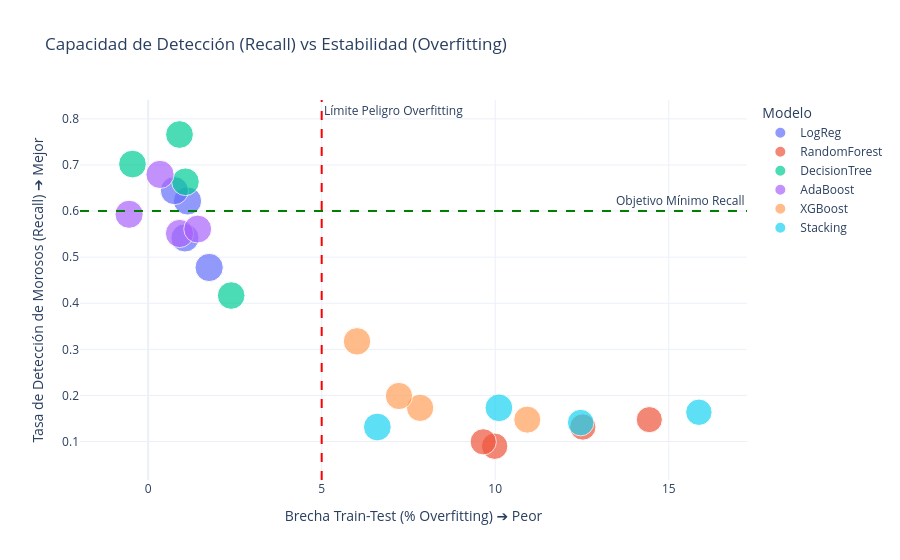

Notebook cell for this chart:
### Markdown cell above
Muestra en el eje Y cuánto acierta el modelo (Recall) y en el eje X cuánto "overfitting" tiene (el GAP).

Lo ideal es estar arriba a la izquierda (Mucho acierto, cero overfitting).

Verás a los modelos de Stacking y XGBoost perdidos por la derecha (mucho overfitting).

### Code cell
# GRÁFICO 1: RECALL vs OVERFITTING GAP
df_resultados['Config'] = df_resultados['Modelo'] + " | SMOTE:" + df_resultados['SMOTE'].astype(str) + " | PCA:" + df_resultados['PCA'].astype(str)

fig1 = px.scatter(
    df_resultados, 
    x="Overfitting_Gap_Pct", 
    y="Recall_1", 
    color="Modelo", 
    size="ROC_AUC", 
    hover_name="Config",
    hover_data={
        "Modelo": False,
        "Recall_1": ':.3f',
        "Overfitting_Gap_Pct": ':.2f',
        "ROC_AUC": ':.3f',
        "Threshold": ':.3f'
    },
    title="Capacidad de Detección (Recall) vs Estabilidad (Overfitting)",
    labels={
        "Overfitting_Gap_Pct": "Brecha Train-Test (% Overfitting) ➔ Peor",
        "Recall_1": "Tasa de Detección de Morosos (Recall) ➔ Mejor"
    },
    template="plotly_white"
)

# Añadimos líneas de referencia (Lo ideal es estar en el cuadrante superior izquierdo)
fig1.add_vline(x=5, line_width=2, line_dash="dash", line_color="red", annotation_text="Límite Peligro Overfitting")
fig1.add_hline(y=0.60, line_width=2, line_dash="dash", line_color="green", annotation_text="Objetivo Mínimo Recall")

fig1.show()

### Figure 1 — Plotly figure (JSON) as saved in the notebook; plotly's stock layout.template omitted (floating-point values rounded to 4 significant figures)
{"data": [{"customdata": [["LogReg", 0.6123, 0.5399], ["LogReg", 0.6086, 0.5208], ["LogReg", 0.6079, 0.4964], ["LogReg", 0.607, 0.4817]], "hovertemplate": "<b>%{hovertext}</b><br><br>Brecha Train-Test (% Overfitting) ➔ Peor=%{x:.2f}<br>Tasa de Detección de Morosos (Recall) ➔ Mejor=%{y:.3f}<br>ROC_AUC=%{customdata[1]:.3f}<br>Threshold=%{customdata[2]:.3f}<extra></extra>", "hovertext": ["LogReg | SMOTE:False | PCA:False", "LogReg | SMOTE:True | PCA:False", "LogReg | SMOTE:False | PCA:True", "LogReg | SMOTE:True | PCA:True"], "legendgroup": "LogReg", "marker": {"color": "#636efa", "size": [0.6123, 0.6086, 0.6079, 0.607], "sizemode": "area", "sizeref": 0.001534, "symbol": "circle"}, "mode": "markers", "name": "LogReg", "orientation": "v", "showlegend": true, "type": "scatter", "x": [1.758, 1.062, 1.135, 0.7567], "xaxis": "x", "y": [0.4776, 0.5417, 0.6218, 0.6442], "yaxis": "y"}, {"customdata": [["RandomForest", 0.5356, 0.5696], ["RandomForest", 0.5331, 0.4007], ["RandomForest", 0.5268, 0.5701], ["RandomForest", 0.5244, 0.4646]], "hovertemplate": "<b>%{hovertext}</b><br><br>Brecha Train-Test (% Overfitting) ➔ Peor=%{x:.2f}<br>Tasa de Detección de Morosos (Recall) ➔ Mejor=%{y:.3f}<br>ROC_AUC=%{customdata[1]:.3f}<br>Threshold=%{customdata[2]:.3f}<extra></extra>", "hovertext": ["RandomForest | SMOTE:False | PCA:False", "RandomForest | SMOTE:True | PCA:False", "RandomForest | SMOTE:False | PCA:True", "RandomForest | SMOTE:True | PCA:True"], "legendgroup": "RandomForest", "marker": {"color": "#EF553B", "size": [0.5356, 0.5331, 0.5268, 0.5244], "sizemode": "area", "sizeref": 0.001534, "symbol": "circle"}, "mode": "markers", "name": "RandomForest", "orientation": "v", "showlegend": true, "type": "scatter", "x": [9.984, 12.52, 9.655, 14.44], "xaxis": "x", "y": [0.08974, 0.1314, 0.09936, 0.1474], "yaxis": "y"}, {"customdata": [["DecisionTree", 0.5847, 0.5584], ["DecisionTree", 0.5892, 0.4214], ["DecisionTree", 0.5907, 0.5368], ["DecisionTree", 0.5875, 0.4903]], "hovertemplate": "<b>%{hovertext}</b><br><br>Brecha Train-Test (% Overfitting) ➔ Peor=%{x:.2f}<br>Tasa de Detección de Morosos (Recall) ➔ Mejor=%{y:.3f}<br>ROC_AUC=%{customdata[1]:.3f}<br>Threshold=%{customdata[2]:.3f}<extra></extra>", "hovertext": ["DecisionTree | SMOTE:False | PCA:False", "DecisionTree | SMOTE:True | PCA:False", "DecisionTree | SMOTE:False | PCA:True", "DecisionTree | SMOTE:True | PCA:True"], "legendgroup": "DecisionTree", "marker": {"color": "#00cc96", "size": [0.5847, 0.5892, 0.5907, 0.5875], "sizemode": "area", "sizeref": 0.001534, "symbol": "circle"}, "mode": "markers", "name": "DecisionTree", "orientation": "v", "showlegend": true, "type": "scatter", "x": [2.392, -0.4516, 0.9032, 1.074], "xaxis": "x", "y": [0.4167, 0.7019, 0.766, 0.6635], "yaxis": "y"}, {"customdata": [["AdaBoost", 0.6135, 0.2835], ["AdaBoost", 0.5978, 0.4784], ["AdaBoost", 0.6104, 0.2895], ["AdaBoost", 0.6078, 0.4949]], "hovertemplate": "<b>%{hovertext}</b><br><br>Brecha Train-Test (% Overfitting) ➔ Peor=%{x:.2f}<br>Tasa de Detección de Morosos (Recall) ➔ Mejor=%{y:.3f}<br>ROC_AUC=%{customdata[1]:.3f}<br>Threshold=%{customdata[2]:.3f}<extra></extra>", "hovertext": ["AdaBoost | SMOTE:False | PCA:False", "AdaBoost | SMOTE:True | PCA:False", "AdaBoost | SMOTE:False | PCA:True", "AdaBoost | SMOTE:True | PCA:True"], "legendgroup": "AdaBoost", "marker": {"color": "#ab63fa", "size": [0.6135, 0.5978, 0.6104, 0.6078], "sizemode": "area", "sizeref": 0.001534, "symbol": "circle"}, "mode": "markers", "name": "AdaBoost", "orientation": "v", "showlegend": true, "type": "scatter", "x": [0.9032, 1.428, 0.3418, -0.5492], "xaxis": "x", "y": [0.5513, 0.5609, 0.6795, 0.5929], "yaxis": "y"}, {"customdata": [["XGBoost", 0.5744, 0.1984], ["XGBoost", 0.5713, 0.278], ["XGBoost", 0.5628, 0.2501], ["XGBoost", 0.5815, 0.5396]], "hovertemplate": "<b>%{hovertext}</b><br><br>Brecha Train-Test (% Overfitting) ➔ Peor=%{x:.2f}<br>Tasa de Detección de Morosos (Recall) ➔ Mejor=%{y:.3f}<br>ROC_AUC=%{customdata[1]:.3f}<br>Threshold=%{customdata[2]:.3f}<extra></extra>", "hovertext": ["XGBoost | SMOTE:False | PCA:False", "XGBoost | SMOTE:True | PCA:False", "XGBoost | SMOTE:False | PCA:True", "XGBoost | SMOTE:True | PCA:True"], "legendgroup": "XGBoost", "marker": {"color": "#FFA15A", "size": [0.5744, 0.5713, 0.5628, 0.5815], "sizemode": "area", "sizeref": 0.001534, "symbol": "circle"}, "mode": "markers", "name": "XGBoost", "orientation": "v", "showlegend": true, "type": "scatter", "x": [7.836, 7.226, 10.92, 6.017], "xaxis": "x", "y": [0.1731, 0.1987, 0.1474, 0.3173], "yaxis": "y"}, {"customdata": [["Stacking", 0.5915, 0.1614], ["Stacking", 0.5427, 0.3994], ["Stacking", 0.5913, 0.1368], ["Stacking", 0.5366, 0.4218]], "hovertemplate": "<b>%{hovertext}</b><br><br>Brecha Train-Test (% Overfitting) ➔ Peor=%{x:.2f}<br>Tasa de Detección de Morosos (Recall) ➔ Mejor=%{y:.3f}<br>ROC_AUC=%{customdata[1]:.3f}<br>Threshold=%{customdata[2]:.3f}<extra></extra>", "hovertext": ["Stacking | SMOTE:False | PCA:False", "Stacking | SMOTE:True | PCA:False", "Stacking | SMOTE:False | PCA:True", "Stacking | SMOTE:True | PCA:True"], "legendgroup": "Stacking", "marker": {"color": "#19d3f3", "size": [0.5915, 0.5427, 0.5913, 0.5366], "sizemode": "area", "sizeref": 0.001534, "symbol": "circle"}, "mode": "markers", "name": "Stacking", "orientation": "v", "showlegend": true, "type": "scatter", "x": [6.603, 12.46, 10.11, 15.87], "xaxis": "x", "y": [0.1314, 0.141, 0.1731, 0.1635], "yaxis": "y"}], "layout": {"annotations": [{"showarrow": false, "text": "Límite Peligro Overfitting", "x": 5, "xanchor": "left", "xref": "x", "y": 1, "yanchor": "top", "yref": "y domain"}, {"showarrow": false, "text": "Objetivo Mínimo Recall", "x": 1, "xanchor": "right", "xref": "x domain", "y": 0.6, "yanchor": "bottom", "yref": "y"}], "legend": {"itemsizing": "constant", "title": {"text": "Modelo"}, "tracegroupgap": 0}, "shapes": [{"line": {"color": "red", "dash": "dash", "width": 2}, "type": "line", "x0": 5, "x1": 5, "xref": "x", "y0": 0, "y1": 1, "yref": "y domain"}, {"line": {"color": "green", "dash": "dash", "width": 2}, "type": "line", "x0": 0, "x1": 1, "xref": "x domain", "y0": 0.6, "y1": 0.6, "yref": "y"}], "title": {"text": "Capacidad de Detección (Recall) vs Estabilidad (Overfitting)"}, "xaxis": {"anchor": "y", "domain": [0, 1], "title": {"text": "Brecha Train-Test (% Overfitting) ➔ Peor"}}, "yaxis": {"anchor": "x", "domain": [0, 1], "title": {"text": "Tasa de Detección de Morosos (Recall) ➔ Mejor"}}}}
